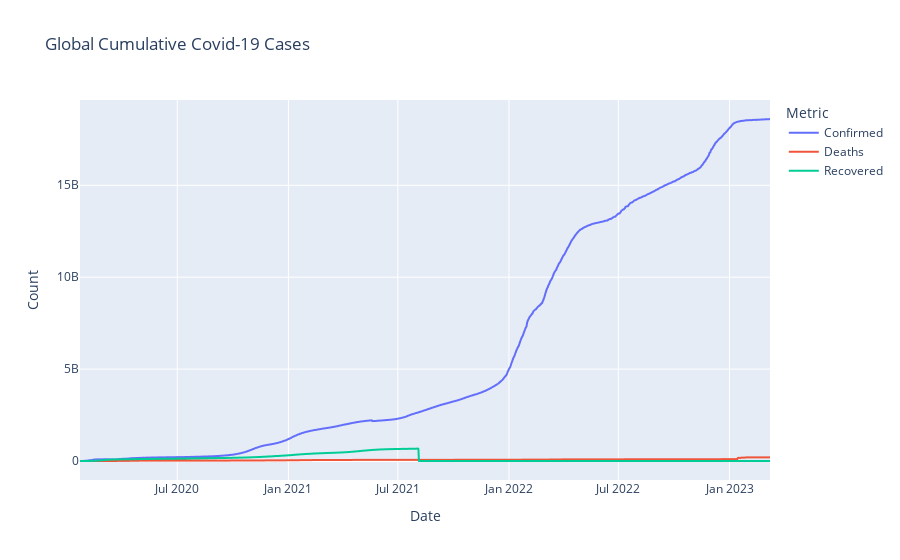

Notebook code cell kept with this figure:
### Code cell
fig = px.line(global_ts.reset_index(),
              x="Date", y=["Confirmed", "Deaths", "Recovered"],
              title="Global Cumulative Covid-19 Cases",
              labels={"value":"Count", "variable":"Metric"})

fig.update_layout(hovermode="x unified")
fig.show()

### Figure 1 — Plotly figure (JSON) as saved in the notebook; plotly's stock layout.template omitted (floating-point values rounded to 4 significant figures; data arrays with more than 128 entries replaced by an {"elided": "..."} marker saying what was removed)
{"data": [{"hovertemplate": "Metric=Confirmed<br>Date=%{x}<br>Count=%{y}<extra></extra>", "legendgroup": "Confirmed", "line": {"color": "#636efa", "dash": "solid"}, "marker": {"symbol": "circle"}, "mode": "lines", "name": "Confirmed", "showlegend": true, "type": "scattergl", "x": {"elided": "1143 str values"}, "xaxis": "x", "y": {"elided": "1143 int values"}, "yaxis": "y"}, {"hovertemplate": "Metric=Deaths<br>Date=%{x}<br>Count=%{y}<extra></extra>", "legendgroup": "Deaths", "line": {"color": "#EF553B", "dash": "solid"}, "marker": {"symbol": "circle"}, "mode": "lines", "name": "Deaths", "showlegend": true, "type": "scattergl", "x": {"elided": "1143 str values"}, "xaxis": "x", "y": {"elided": "1143 int values"}, "yaxis": "y"}, {"hovertemplate": "Metric=Recovered<br>Date=%{x}<br>Count=%{y}<extra></extra>", "legendgroup": "Recovered", "line": {"color": "#00cc96", "dash": "solid"}, "marker": {"symbol": "circle"}, "mode": "lines", "name": "Recovered", "showlegend": true, "type": "scattergl", "x": {"elided": "1143 str values"}, "xaxis": "x", "y": {"elided": "1143 int values"}, "yaxis": "y"}], "layout": {"hovermode": "x unified", "legend": {"title": {"text": "Metric"}, "tracegroupgap": 0}, "title": {"text": "Global Cumulative Covid-19 Cases"}, "xaxis": {"anchor": "y", "domain": [0, 1], "title": {"text": "Date"}}, "yaxis": {"anchor": "x", "domain": [0, 1], "title": {"text": "Count"}}}}
